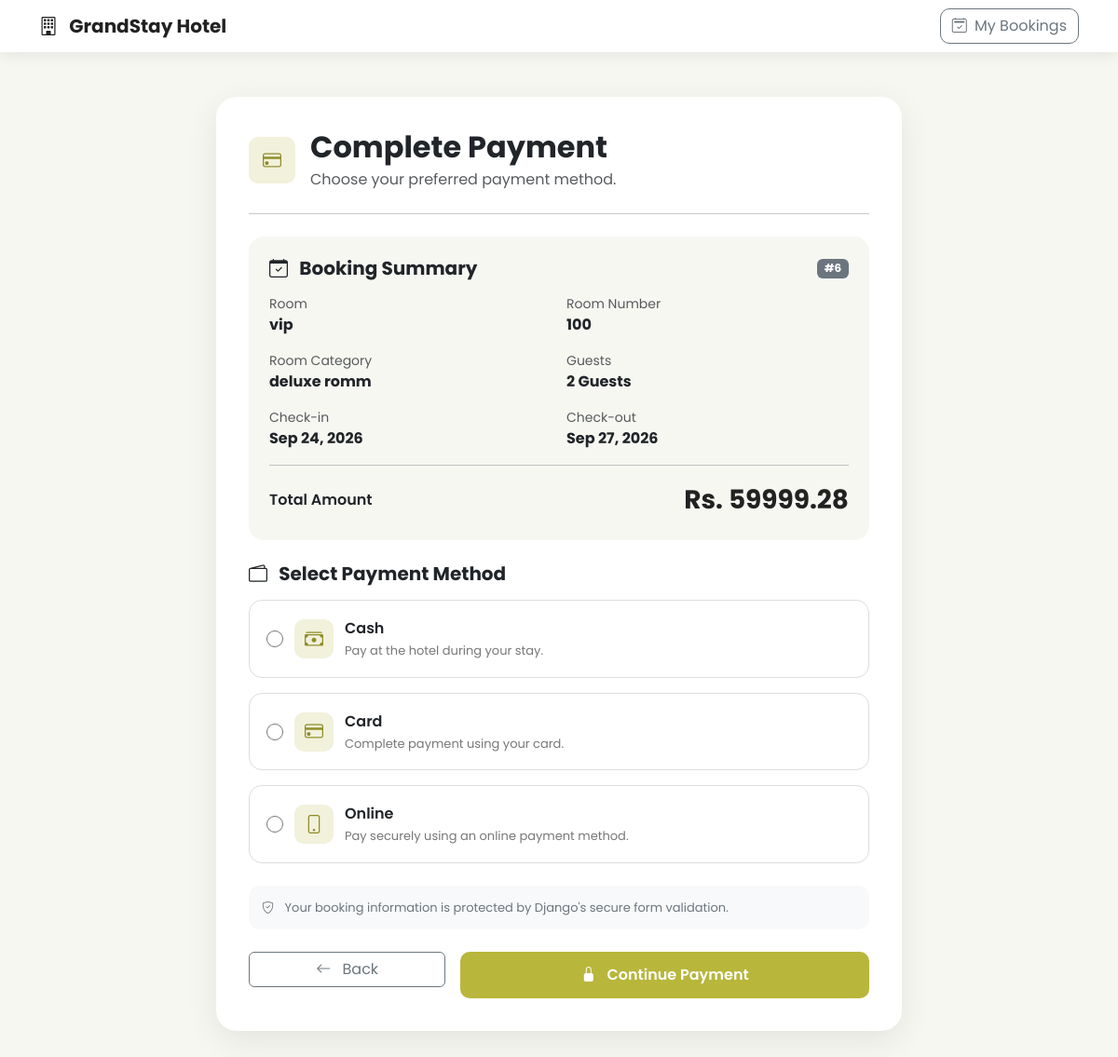
/payments/booking/6/ (signed in), run on the app's committed database.
### bookings/models.py (models this page shows, shortened)
class Booking(models.Model):
    STATUS_CHOICES = [
        ('pending', 'Pending'),
        ('confirmed', 'Confirmed'),
        ('checked_in', 'Checked In'),
        ('checked_out', 'Checked Out'),
        ('cancelled', 'Cancelled'),
    ]
    PAYMENT_STATUS_CHOICES = [
        ('pending', 'Pending'),
        ('paid', 'Paid'),
        ('failed', 'Failed'),
        ('refunded', 'Refunded'),
    ]
    user = models.ForeignKey(
        User,
        on_delete=models.CASCADE,
        related_name='bookings'
    )
    room = models.ForeignKey(
        Room,
        on_delete=models.PROTECT,
        related_name='bookings'
    )
    check_in = models.DateField(
        verbose_name="Check-in Date"
    )
    check_in_time = models.TimeField(
        default="14:00",
        verbose_name="Check-in Time"
    )
    check_out = models.DateField(
        verbose_name="Check-out Date"
    )
    check_out_time = models.TimeField(
        default="12:00",
        verbose_name="Check-out Time"
    )
    guests = models.PositiveIntegerField(
        default=1
    )
    total_amount = models.DecimalField(
        max_digits=10,
        decimal_places=2,
        default=0
    )
    status = models.CharField(
        max_length=20,
        choices=STATUS_CHOICES,
        default='pending'
    )
    payment_status = models.CharField(
        max_length=20,
        choices=PAYMENT_STATUS_CHOICES,
        default='pending'
    )
    special_request = models.TextField(
        blank=True
    )
    created_at = models.DateTimeField(
        auto_now_add=True
    )
    updated_at = models.DateTimeField(
        auto_now=True
    )

### rooms/models.py (models this page shows, shortened)
class Room(models.Model):
    STATUS_CHOICES = [
        ('available', 'Available'),
        ('maintenance', 'Maintenance'),
        ('inactive', 'Inactive'),
    ]
    category = models.ForeignKey(
        RoomCategory,
        on_delete=models.PROTECT,
        related_name='rooms'
    )
    room_number = models.CharField(
        max_length=20,
        unique=True
    )
    name = models.CharField(
        max_length=150
    )
    description = models.TextField(
        blank=True
    )
    price = models.DecimalField(
        max_digits=10,
        decimal_places=2
    )
    capacity = models.PositiveIntegerField(
        default=2
    )
    size = models.PositiveIntegerField(
        default=30,
        help_text="Room size in square meters"
    )
    bed_type = models.CharField(
        max_length=100,
        default="Double Bed"
    )
    floor = models.PositiveIntegerField(
        default=1
    )
    image = models.ImageField(
        upload_to='rooms/',
        blank=True,
        null=True
    )
    status = models.CharField(
        max_length=20,
        choices=STATUS_CHOICES,
        default='available'
    )
    is_featured = models.BooleanField(
        default=False
    )
    has_wifi = models.BooleanField(
        default=True
    )
    has_ac = models.BooleanField(
        default=True
    )
    has_tv = models.BooleanField(
        default=True
    )
    has_breakfast = models.BooleanField(
        default=False
    )
    has_balcony = models.BooleanField(
        default=False
    )
    created_at = models.DateTimeField(
        auto_now_add=True
    )
    updated_at = models.DateTimeField(
        auto_now=True
    )
    class Meta:
        verbose_name = "Room"
        verbose_name_plural = "Rooms"
        ordering = ['room_number']

class RoomCategory(models.Model):
    name = models.CharField(
        max_length=100,
        unique=True
    )
    description = models.TextField(
        blank=True
    )
    max_guests = models.PositiveIntegerField(
        default=2
    )
    is_active = models.BooleanField(
        default=True
    )
    created_at = models.DateTimeField(
        auto_now_add=True
    )
    updated_at = models.DateTimeField(
        auto_now=True
    )
    class Meta:
        verbose_name = "Room Category"
        verbose_name_plural = "Room Categories"
        ordering = ['name']

### payments/views.py (the view, shortened to what this page needs)
@login_required(login_url="login")
def customer_payment(request, booking_id):
    booking = get_object_or_404(
        Booking.objects.select_related(
            "room",
            "room__category"
        ),
        id=booking_id,
        user=request.user
    )
    payment = (
        Payment.objects
        .filter(
            booking=booking
        )
        .first()
    )
    if payment and payment.status == "completed":
        return redirect(
            "payment_success",
            payment_id=payment.id
        )
    return render(
        request,
        "payments/payment.html",
        {
            "booking": booking,
            "payment": payment,
            "method_choices":
                Payment.METHOD_CHOICES,
        }
    )

### templates/payments/payment.html (shortened to what this page needs)
{% load static %}
<!DOCTYPE html>
<html lang="en">
<head>
    <link
        href="https://cdn.jsdelivr.net/npm/bootstrap@5.3.3/dist/css/bootstrap.min.css"
        rel="stylesheet"
    >
    <link
        href="https://cdn.jsdelivr.net/npm/bootstrap-icons@1.11.3/font/bootstrap-icons.css"
        rel="stylesheet"
    >
</head>
<body>
<nav class="navbar navbar-expand-lg">
    <div class="container">
        <a
            href="{% url 'home' %}"
            class="navbar-brand text-decoration-none"
        >
            <i class="bi bi-building me-2"></i>
            GrandStay Hotel
        </a>
        <a
            href="{% url 'my_bookings' %}"
            class="btn btn-outline-secondary btn-back"
        >
            <i class="bi bi-calendar2-check me-1"></i>
            My Bookings
        </a>
    </div>
</nav>
<div class="container py-5">
    <div class="row justify-content-center">
        <div class="col-lg-9 col-xl-8">
            <div class="payment-card">
                <div class="mb-4">
                    <div class="d-flex align-items-center mb-2">
                        <div
                            class="payment-icon me-3"
                            style="width:50px;height:50px;"
                        >
                            <i class="bi bi-credit-card"></i>
                        </div>
                        <div>
                            <h2 class="fw-bold mb-1">
                                Complete Payment
                            </h2>
                            <p class="text-muted mb-0">
                                Choose your preferred payment method.
                            </p>
                        </div>
                    </div>
                </div>
                <hr class="mb-4">
                <div class="summary mb-4">
                    <div
                        class="d-flex justify-content-between align-items-center mb-3"
                    >
                        <h5 class="fw-bold mb-0">
                            <i class="bi bi-calendar-check me-2"></i>
                            Booking Summary
                        </h5>
                        <span class="badge bg-secondary">
                            #{{ booking.id }}
                        </span>
                    </div>
                    <div class="row g-3">
                        <div class="col-md-6">
                            <div class="summary-item">
                                <small class="text-muted d-block">
                                    Room
                                </small>
                                <strong>
                                    {{ booking.room.name }}
                                </strong>
                            </div>
                        </div>
                        <div class="col-md-6">
                            <div class="summary-item">
                                <small class="text-muted d-block">
                                    Room Number
                                </small>
                                <strong>
                                    {{ booking.room.room_number }}
                                </strong>
                            </div>
                        </div>
                        <div class="col-md-6">
                            <div class="summary-item">
                                <small class="text-muted d-block">
                                    Room Category
                                </small>
                                <strong>
                                    {{ booking.room.category.name }}
                                </strong>
                            </div>
                        </div>
                        <div class="col-md-6">
                            <div class="summary-item">
                                <small class="text-muted d-block">
                                    Guests
                                </small>
                                <strong>
                                    {{ booking.guests }}
                                    {% if booking.guests == 1 %}
                                        Guest
                                    {% else %}
                                        Guests
                                    {% endif %}
                                </strong>
                            </div>
                        </div>
                        <div class="col-md-6">
                            <div class="summary-item">
                                <small class="text-muted d-block">
                                    Check-in
                                </small>
                                <strong>
                                    {{ booking.check_in|date:"M d, Y" }}
                                </strong>
                            </div>
                        </div>
                        <div class="col-md-6">
                            <div class="summary-item">
                                <small class="text-muted d-block">
                                    Check-out
                                </small>
                                <strong>
                                    {{ booking.check_out|date:"M d, Y" }}
                                </strong>
                            </div>
                        </div>
                    </div>
                    <hr>
                    <div class="d-flex justify-content-between align-items-center">
                        <span class="fw-semibold">
                            Total Amount
                        </span>
                        <strong class="fs-3 total-price">
                            Rs. {{ booking.total_amount }}
                        </strong>
                    </div>
                </div>
                <form
                    method="POST"
                    action="{% url 'customer_payment' booking.id %}"
                    id="paymentForm"
                >
                    <h5 class="fw-bold mb-3">
                        <i class="bi bi-wallet2 me-2"></i>
                        Select Payment Method
                    </h5>
                    {% for value, label in method_choices %}
                        <div class="payment-option-wrapper mb-3">
                            <label
                                class="payment-option"
                                for="payment_{{ value }}"
                            >
                                <input
                                    type="radio"
                                    name="method"
                                    value="{{ value }}"
                                    id="payment_{{ value }}"
                                    required
                                >
                                <div class="payment-icon">
                                    {% if value == 'cash' %}
                                        <i class="bi bi-cash-stack"></i>
                                    {% elif value == 'card' %}
                                        <i class="bi bi-credit-card"></i>
                                    {% elif value == 'online' %}
                                        <i class="bi bi-phone"></i>
                                    {% else %}
                                        <i class="bi bi-wallet2"></i>
                                    {% endif %}
                                </div>
                                <div class="payment-content">
                                    <div class="payment-title">
                                        {{ label }}
                                    </div>
                                    <div class="payment-description">
                                        {% if value == 'cash' %}
                                            Pay at the hotel during your stay.
                                        {% elif value == 'card' %}
                                            Complete payment using your card.
                                        {% elif value == 'online' %}
                                            Pay securely using an online payment method.
                                        {% else %}
                                            Select this payment method.
                                        {% endif %}
                                    </div>
                                </div>
                            </label>
                        </div>
                    {% empty %}
                        <div class="alert alert-warning">
                            <i class="bi bi-exclamation-triangle me-2"></i>
                            No payment methods are currently available.
                        </div>
                    {% endfor %}
                    <div class="security-note mt-4">
                        <i class="bi bi-shield-check me-2"></i>
                        Your booking information is protected by
                        Django's secure form validation.
                    </div>
                    <div class="row g-3 mt-2">
                        <div class="col-md-4">
                            <a
                                href="{% url 'booking_detail' booking.id %}"
                                class="btn btn-outline-secondary w-100"
                            >
                                <i class="bi bi-arrow-left me-2"></i>
                                Back
                            </a>
                        </div>
                        <div class="col-md-8">
                            <button
                                type="submit"
                                class="btn btn-main w-100"
                                id="paymentButton"
                            >
                                <i class="bi bi-lock-fill me-2"></i>
                                Continue Payment
                            </button>
                        </div>
                    </div>
                </form>
            </div>
        </div>
    </div>
</div>
</body>
</html>

### templates/payments/payment.html (style rules this page uses)
* { font-family: Poppins, sans-serif; }
body { background: #f7f7f2; min-height: 100vh; }
.navbar { background: #ffffff; box-shadow: 0 3px 15px rgba(0, 0, 0, .08); }
.navbar-brand { color: #222222; font-weight: 700; }
.payment-card { background: #ffffff; border-radius: 22px; padding: 35px; box-shadow: 0 10px 35px rgba(0, 0, 0, .08); }
.summary { background: #f7f7f2; border-radius: 16px; padding: 22px; }
.summary-item { margin-bottom: 8px; }
.summary-item:last-child { margin-bottom: 0; }
.payment-option-wrapper { position: relative; }
.payment-option { display: flex; align-items: center; gap: 12px; border: 1px solid #dddddd; border-radius: 14px; padding: 18px; cursor: pointer; background: #ffffff; transition: all .2s ease; }
.payment-option input { width: 18px; height: 18px; accent-color: #b8b63b; cursor: pointer; }
.payment-icon { width: 42px; height: 42px; display: flex; align-items: center; justify-content: center; border-radius: 10px; background: #f1f1dc; color: #8f8d28; font-size: 20px; }
.payment-content { flex: 1; }
.payment-title { font-weight: 600; margin-bottom: 2px; }
.payment-description { font-size: 13px; color: #777777; }
.btn-main { background: #b8b63b; color: #ffffff; border: none; padding: 13px 20px; border-radius: 10px; font-weight: 600; transition: all .2s ease; }
.btn-back { border-radius: 10px; }
.security-note { background: #f8f9fa; border-radius: 12px; padding: 14px; font-size: 13px; color: #6c757d; }
.total-price { color: #222222; }

### data on the page
Booking: id "6", room.name "vip", room.room_number "100", room.category.name "deluxe romm", guests "2", check_in "Sep 24, 2026", check_out "Sep 27, 2026", total_amount "59999.28"

### other printed values
{{ label }} "Cash" "Card" "Online"
